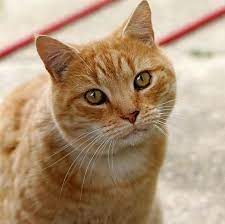
#> input picture opencv/cat.jpg, 225 x 224 px, found by its file name
$ python anysis.py
#> lines starting #> are read from the running program, lines starting #| are printed output that depends on the picture; after the words box and inside, x2 and y2 are one past the last pixel; in counts of white or black regions, pixels touching at a corner belong together
# 偵測顏色
import cv2
import numpy as np
img = cv2.imread("opencv/cat.jpg")
#> img is the input picture: shape (224, 225, 3); mean B, G, R 121, 149, 175.7
img = cv2.resize(img, (0,0), fx=2,fy=2) #放大兩倍
#> img: shape (448, 450, 3)

# hsv比rgb更容易過濾顏色
hsv= cv2.cvtColor(img, cv2.COLOR_BGR2HSV) #HSV 色調 飽和度 亮度
#> hsv: shape (448, 450, 3); mean H, S, V 16.8, 93.1, 175.7

# empty 控制條改變後呼叫的函示
def empty(v):
    pass

cv2.namedWindow('TrackBar')
cv2.resizeWindow('TrackBar', 640, 320)
cv2.createTrackbar('Hue Min', 'TrackBar', 0, 179, empty)
#> slider 'Hue Min' is set to 35
cv2.createTrackbar('Hue Max', 'TrackBar', 179, 179, empty)
cv2.createTrackbar('Sat Min', 'TrackBar', 0, 255, empty)
#> slider 'Sat Min' is set to 51
cv2.createTrackbar('Sat Max', 'TrackBar', 255, 255, empty)
cv2.createTrackbar('Val Min', 'TrackBar', 0, 255, empty)
#> slider 'Val Min' is set to 51
cv2.createTrackbar('Val Max', 'TrackBar', 255, 255, empty)

while True:
    h_min=cv2.getTrackbarPos('Hue Min', 'TrackBar')
    h_max=cv2.getTrackbarPos('Hue Max', 'TrackBar')
    s_min=cv2.getTrackbarPos('Sat Min', 'TrackBar')
    s_max=cv2.getTrackbarPos('Sat Max', 'TrackBar')
    v_min=cv2.getTrackbarPos('Val Min', 'TrackBar')
    v_max=cv2.getTrackbarPos('Val Max', 'TrackBar')
    lower=np.array([h_min,s_min,v_min])
    upper=np.array([h_max,s_max,v_max])
    mask = cv2.inRange(hsv,lower,upper)
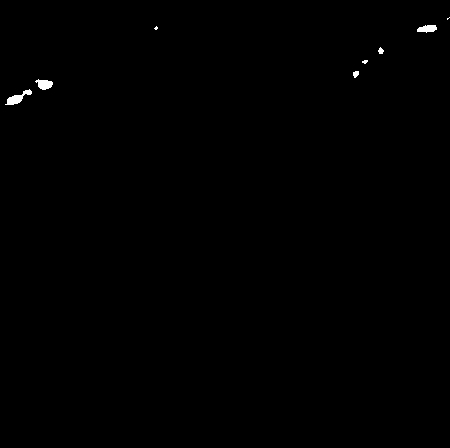
#> mask: shape (448, 450); 0.25% white; 8 white regions (3 under 20 px), largest, box (x1, y1, x2, y2) and area: (5, 89, 32, 105) 168, (35, 79, 53, 90) 129, (417, 25, 437, 33) 116, (353, 71, 359, 78) 32, (378, 47, 384, 54) 28
    result = cv2.bitwise_and(img, img, mask=mask) #幫我們把兩張圖片每一個bit做and(&&)運算 只有在a和b都是1的時候才是1

    cv2.imshow('mask', mask)
    cv2.imshow('img', img)
    cv2.imshow('result', result)
    cv2.waitKey(1)
